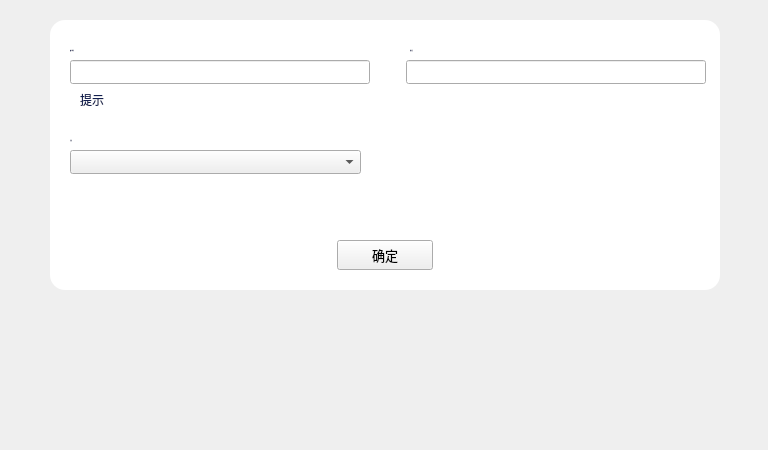
<?xml version="1.0" encoding="UTF-8"?>
<ui version="4.0">
 <class>ContactAddWidget</class>
 <widget class="QWidget" name="ContactAddWidget">
  <property name="geometry">
   <rect>
    <x>0</x>
    <y>0</y>
    <width>768</width>
    <height>450</height>
   </rect>
  </property>
  <property name="font">
   <font>
    <family>Microsoft YaHei UI Light</family>
   </font>
  </property>
  <property name="windowTitle">
   <string>Form</string>
  </property>
  <widget class="QWidget" name="widget" native="true">
   <property name="geometry">
    <rect>
     <x>50</x>
     <y>20</y>
     <width>670</width>
     <height>270</height>
    </rect>
   </property>
   <property name="styleSheet">
    <string notr="true">QLabel{font: 11px &quot;微软雅黑&quot;;color:rgb(19,32,80);}
#widget{background-color: rgb(255, 255, 255);border-radius:15px;}</string>
   </property>
   <widget class="QLabel" name="label">
    <property name="geometry">
     <rect>
      <x>20</x>
      <y>20</y>
      <width>200</width>
      <height>20</height>
     </rect>
    </property>
    <property name="font">
     <font>
      <family>微软雅黑</family>
      <pointsize>-1</pointsize>
      <weight>50</weight>
      <italic>false</italic>
      <bold>false</bold>
     </font>
    </property>
    <property name="styleSheet">
     <string notr="true"/>
    </property>
    <property name="text">
     <string>账户地址</string>
    </property>
   </widget>
   <widget class="QLabel" name="label_3">
    <property name="geometry">
     <rect>
      <x>20</x>
      <y>110</y>
      <width>200</width>
      <height>20</height>
     </rect>
    </property>
    <property name="font">
     <font>
      <family>微软雅黑</family>
      <pointsize>-1</pointsize>
      <weight>50</weight>
      <italic>false</italic>
      <bold>false</bold>
     </font>
    </property>
    <property name="styleSheet">
     <string notr="true"/>
    </property>
    <property name="text">
     <string>分组</string>
    </property>
   </widget>
   <widget class="QLabel" name="label_tip">
    <property name="geometry">
     <rect>
      <x>30</x>
      <y>70</y>
      <width>200</width>
      <height>20</height>
     </rect>
    </property>
    <property name="styleSheet">
     <string notr="true">font: 12px &quot;Microsoft YaHei UI Light&quot;;</string>
    </property>
    <property name="text">
     <string>提示</string>
    </property>
   </widget>
   <widget class="QComboBox" name="comboBox_group">
    <property name="geometry">
     <rect>
      <x>20</x>
      <y>130</y>
      <width>291</width>
      <height>24</height>
     </rect>
    </property>
   </widget>
   <widget class="QToolButton" name="toolButton">
    <property name="geometry">
     <rect>
      <x>287</x>
      <y>220</y>
      <width>96</width>
      <height>30</height>
     </rect>
    </property>
    <property name="font">
     <font>
      <pointsize>10</pointsize>
     </font>
    </property>
    <property name="cursor">
     <cursorShape>PointingHandCursor</cursorShape>
    </property>
    <property name="text">
     <string>确定</string>
    </property>
   </widget>
   <widget class="QLabel" name="label_2">
    <property name="geometry">
     <rect>
      <x>360</x>
      <y>20</y>
      <width>200</width>
      <height>20</height>
     </rect>
    </property>
    <property name="font">
     <font>
      <family>微软雅黑</family>
      <pointsize>-1</pointsize>
      <weight>50</weight>
      <italic>false</italic>
      <bold>false</bold>
     </font>
    </property>
    <property name="styleSheet">
     <string notr="true"/>
    </property>
    <property name="text">
     <string>备注名</string>
    </property>
   </widget>
   <widget class="QLineEdit" name="lineEdit_address">
    <property name="geometry">
     <rect>
      <x>20</x>
      <y>40</y>
      <width>300</width>
      <height>24</height>
     </rect>
    </property>
    <property name="sizePolicy">
     <sizepolicy hsizetype="Expanding" vsizetype="Fixed">
      <horstretch>7</horstretch>
      <verstretch>0</verstretch>
     </sizepolicy>
    </property>
   </widget>
   <widget class="QLineEdit" name="lineEdit_remark">
    <property name="geometry">
     <rect>
      <x>356</x>
      <y>40</y>
      <width>300</width>
      <height>24</height>
     </rect>
    </property>
   </widget>
  </widget>
 </widget>
 <resources/>
 <connections/>
</ui>
